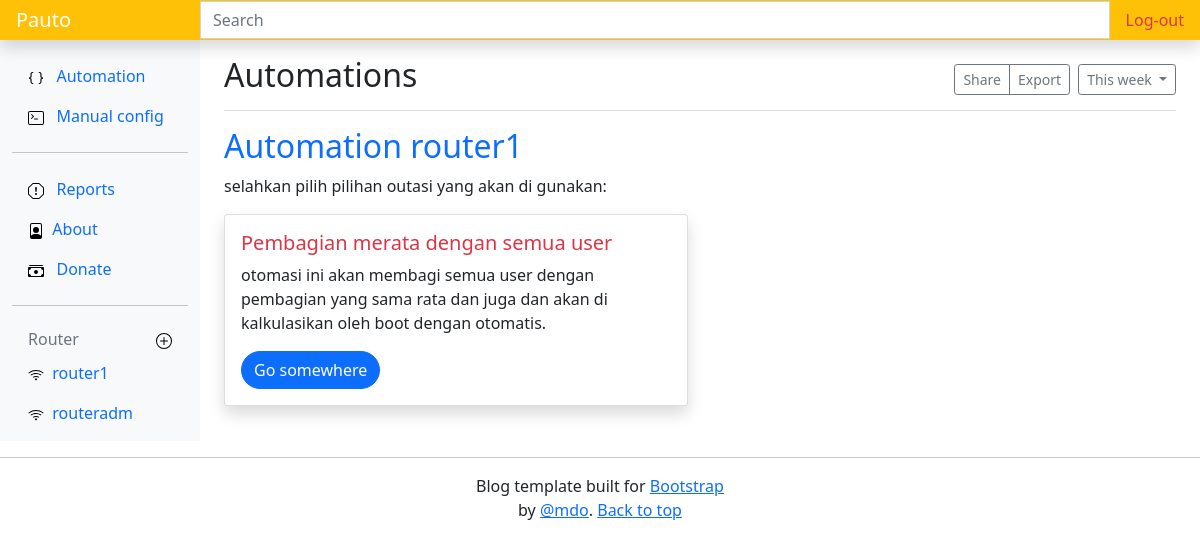
The app's page / (signed in) with its own data.
### netauto/models.py (models this page shows, shortened)
class Routerm(models.Model):
    nama = models.CharField(max_length=50)
    host = models.CharField(max_length=50)
    user = models.CharField(max_length=30)
    password = models.CharField(max_length=50,blank=True)
    pub_date = models.DateField(auto_now=True)
    pass

class Automation(models.Model):
    nama = models.CharField(max_length=50)
    deskripsi = models.TextField()
    status = models.CharField(max_length=15, blank=True)
    pass

### netauto/views.py (the view)
# urls.py: path('', views.homepage, name='show'),
@login_required(login_url=settings.LOGIN_URL)
def homepage(request):
    auto = Automation.objects.all()
    router=Routerm.objects.all()
    context = {
        'auto': auto,
        'router': router
    }
    return render(request, "home.html", context)
    pass

### netauto/templates/home.html (shortened to what this page needs)
{% extends 'base.html' %}
{% load static %}
{% block judul %}
Automations
{% endblock judul %}
{% block content %}
 {% for router in router|slice:":1" %}
    <h2 class="text-primary">Automation {{router.nama}}</h2>
    <p>selahkan pilih pilihan outasi yang akan di gunakan:</p>
    <div class="row ">
    {% for auto in auto %}
    <div class="col-sm-6 ">
      <div class="card shadow">
        <div class="card-body">
          <h5 class="card-title text-danger">{{auto.nama}}</h5>
          <p class="card-text">{{auto.deskripsi}}.</p>
          <a href="#" class="btn btn-primary rounded-pill">Go somewhere</a>
        </div>
      </div>
    </div>
    {% endfor %}
    </div>
 {% endfor %}
{% endblock content %}
{% block router %}
    {% for router in router %}
        <li class="nav-item">
        <a class="nav-link" href="{% url 'router' router.id %}">
            <img src="{% static 'icons/wifi.svg' %}" alt="">&nbsp;
            {{router.nama}}
        </a>
    </li>
    {% endfor %}
{% endblock router %}

### records on screen
Routerm: nama "router1"
Routerm: nama "routeradm"
Automation: nama "Pembagian merata dengan semua user", deskripsi "otomasi ini akan membagi semua user dengan pembagian yang sama rata dan juga dan akan di kalkulasikan oleh boot dengan otomatis"
